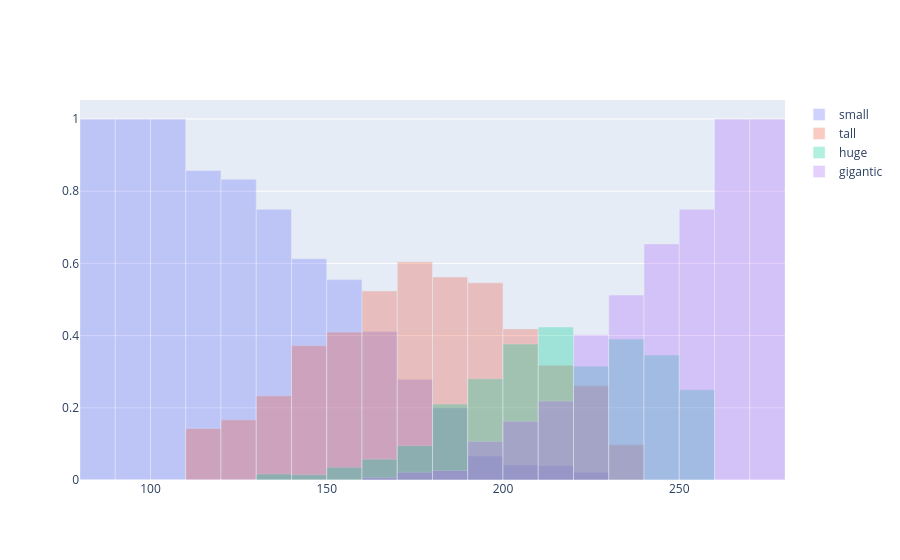

Write notebook code for a chart like this one.
### Code cell
# Let's see normalized histograms in the collection
collection.normalize_bins().plot(barmode="overlay", alpha=0.3)
